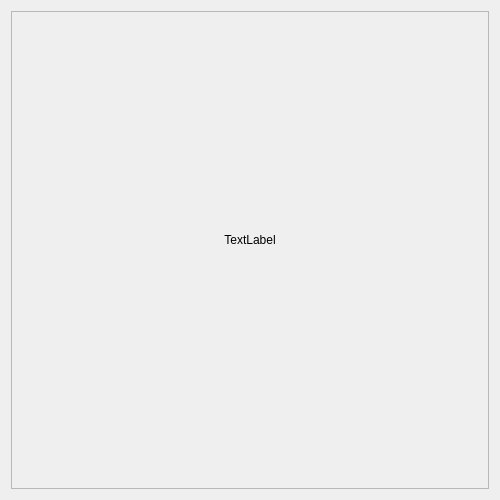
<?xml version="1.0" encoding="UTF-8"?>
<ui version="4.0">
 <class>dlgImage</class>
 <widget class="QDialog" name="dlgImage">
  <property name="geometry">
   <rect>
    <x>0</x>
    <y>0</y>
    <width>500</width>
    <height>500</height>
   </rect>
  </property>
  <property name="windowTitle">
   <string>Image</string>
  </property>
  <layout class="QGridLayout" name="gridLayout">
   <item row="0" column="0">
    <widget class="QScrollArea" name="scrollArea">
     <property name="widgetResizable">
      <bool>true</bool>
     </property>
     <widget class="QWidget" name="scrollAreaWidgetContents">
      <property name="geometry">
       <rect>
        <x>0</x>
        <y>0</y>
        <width>474</width>
        <height>474</height>
       </rect>
      </property>
      <layout class="QGridLayout" name="gridLayout_2">
       <item row="0" column="0">
        <widget class="MyLabel" name="label">
         <property name="cursor">
          <cursorShape>CrossCursor</cursorShape>
         </property>
         <property name="mouseTracking">
          <bool>true</bool>
         </property>
         <property name="text">
          <string>TextLabel</string>
         </property>
         <property name="alignment">
          <set>Qt::AlignCenter</set>
         </property>
        </widget>
       </item>
       <item row="1" column="0">
        <spacer name="horizontalSpacer">
         <property name="orientation">
          <enum>Qt::Horizontal</enum>
         </property>
         <property name="sizeHint" stdset="0">
          <size>
           <width>40</width>
           <height>20</height>
          </size>
         </property>
        </spacer>
       </item>
      </layout>
     </widget>
    </widget>
   </item>
  </layout>
 </widget>
 <customwidgets>
  <customwidget>
   <class>MyLabel</class>
   <extends>QLabel</extends>
   <header>mylabel.h</header>
  </customwidget>
 </customwidgets>
 <resources/>
 <connections/>
</ui>
